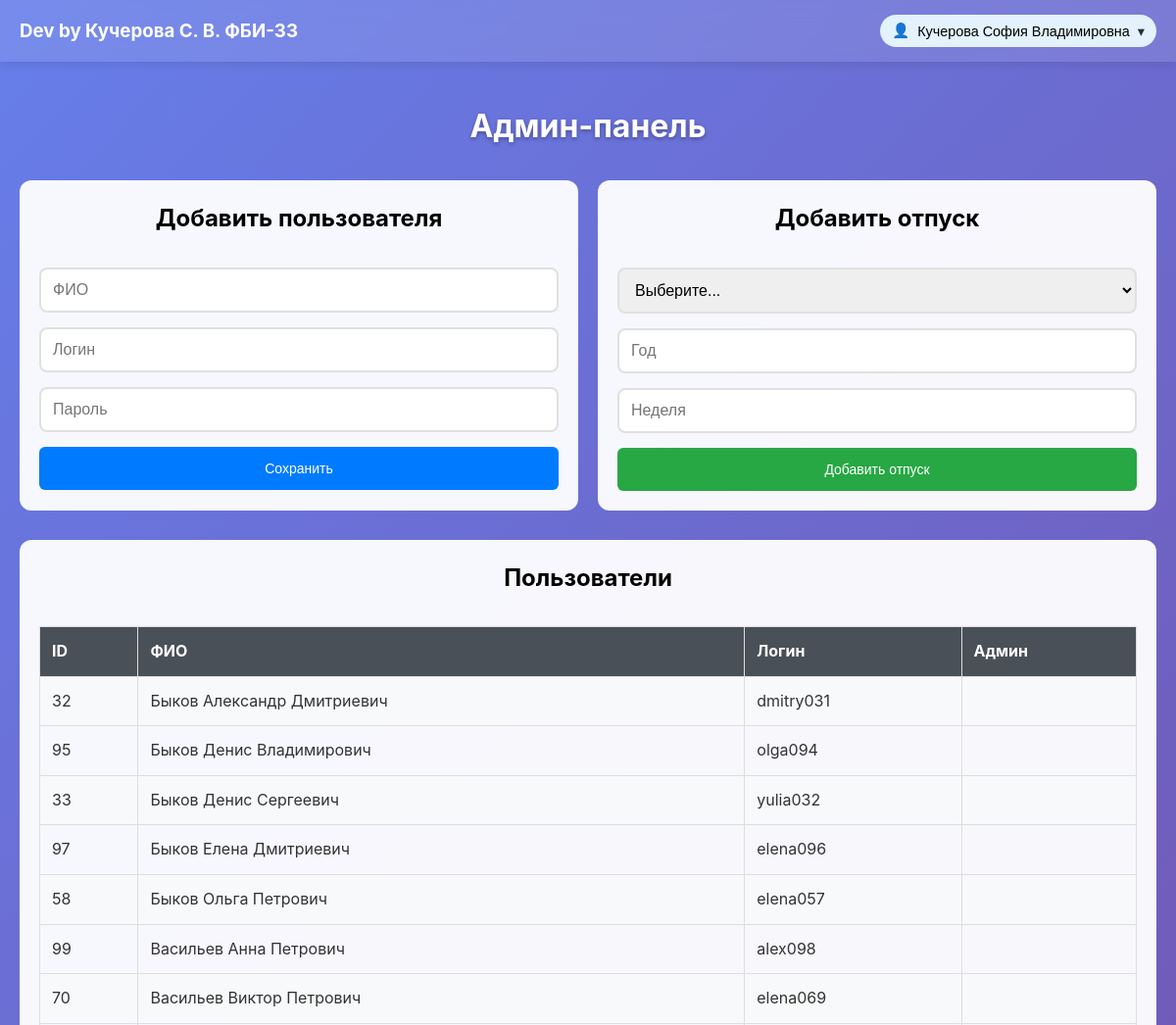
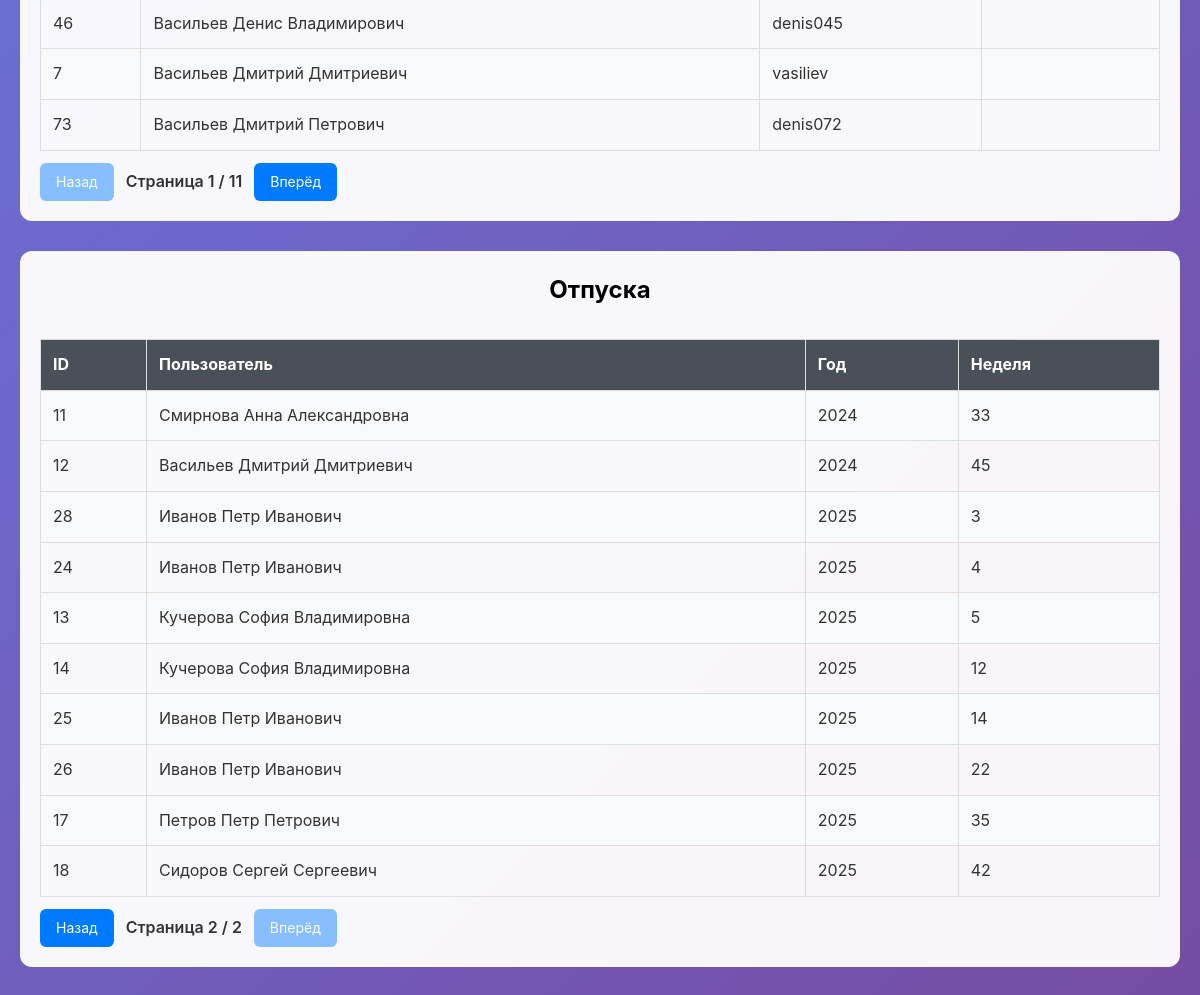
The page /admin?u_page=1&v_page=2 (signed in) on the database its author committed (2 pictures, top to bottom).
### tables this page shows
CREATE TABLE users (
    id INTEGER PRIMARY KEY AUTOINCREMENT,
    full_name TEXT NOT NULL,
    login TEXT UNIQUE NOT NULL,
    password_hash TEXT NOT NULL,
    is_admin INTEGER DEFAULT 0
);

CREATE TABLE vacations (
    id INTEGER PRIMARY KEY AUTOINCREMENT,
    user_id INTEGER,
    year INTEGER NOT NULL,
    week_num INTEGER NOT NULL CHECK (week_num BETWEEN 1 AND 52),
    FOREIGN KEY(user_id) REFERENCES users(id) ON DELETE CASCADE,
    UNIQUE(year, week_num)
);

### app.py (the view, shortened to what this page needs)
@app.route('/admin', methods=['GET', 'POST'])
def admin_dashboard():
    if not session.get('is_admin'):
        flash('Доступ только для администратора')
        return redirect(url_for('index'))
    USERS_PER_PAGE = 10
    VACS_PER_PAGE = 10
    try:
        u_page = int(request.args.get('u_page', 1))
    except ValueError:
        u_page = 1
    try:
        v_page = int(request.args.get('v_page', 1))
    except ValueError:
        v_page = 1
    u_page = max(u_page, 1)
    v_page = max(v_page, 1)
    u_offset = (u_page - 1) * USERS_PER_PAGE
    v_offset = (v_page - 1) * VACS_PER_PAGE
    form_user = AdminUserForm()
    form_vacation = AdminVacationForm()
    with get_db() as conn:
        total_users = conn.execute('SELECT COUNT(*) AS cnt FROM users').fetchone()['cnt']
        total_vacs = conn.execute('SELECT COUNT(*) AS cnt FROM vacations').fetchone()['cnt']
        users = conn.execute(
            'SELECT * FROM users ORDER BY full_name LIMIT ? OFFSET ?',
            (USERS_PER_PAGE, u_offset)
        ).fetchall()
        vacations = conn.execute('''
            SELECT v.*, u.full_name
            FROM vacations v
            JOIN users u ON v.user_id = u.id
            ORDER BY v.year, v.week_num
            LIMIT ? OFFSET ?
        ''', (VACS_PER_PAGE, v_offset)).fetchall()
        all_users = conn.execute('SELECT id, full_name FROM users ORDER BY full_name').fetchall()
        form_vacation.user_id.choices = [('0', 'Выберите...')] + [(str(u['id']), u['full_name']) for u in all_users]
    u_pages = max(1, (total_users + USERS_PER_PAGE - 1) // USERS_PER_PAGE)
    v_pages = max(1, (total_vacs + VACS_PER_PAGE - 1) // VACS_PER_PAGE)
    if u_page > u_pages:
        u_page = u_pages
    if v_page > v_pages:
        v_page = v_pages
    return render_template(
        'dashboard.html',
        users=users,
        vacations=vacations,
        form_user=form_user,
        form_vacation=form_vacation,
        u_page=u_page, u_pages=u_pages,
        v_page=v_page, v_pages=v_pages
    )

### app.py
class AdminUserForm(FlaskForm):
    full_name = StringField('ФИО', [DataRequired()])
    login = StringField('Логин', [DataRequired(), Regexp(LOGIN_RE)])
    password = PasswordField('Пароль', [DataRequired(), Length(min=6), Regexp(LOGIN_RE)])
    submit = SubmitField('Сохранить')

class AdminVacationForm(FlaskForm):
    user_id = SelectField('Пользователь', [DataRequired()])
    year = IntegerField('Год', [DataRequired(), NumberRange(min=2000, max=2100)])
    week_num = IntegerField('Неделя', [DataRequired(), NumberRange(min=1, max=52)])
    submit = SubmitField('Добавить отпуск')

### app.py (called while the page is built)
@contextmanager
def get_db():
    conn = sqlite3.connect('vacations.db')
    conn.row_factory = sqlite3.Row
    try:
        yield conn
        conn.commit()
    except Exception:
        conn.rollback()
        raise
    finally:
        conn.close()

### templates/dashboard.html (shortened to what this page needs)
{% extends "base.html" %}
{% block content %}
<div class="admin-container">
    <h1>Админ-панель</h1>
    <div class="group-container">
        <div class="admin-section">
            <h2 class="form-h2">Добавить пользователя</h2>
            <form method="POST" class="form admin-form">
                <div class="form-row">
                    {{ form_user.full_name(class="form-input", placeholder="ФИО") }}
                    {{ form_user.login(class="form-input", placeholder="Логин") }}
                    {{ form_user.password(class="form-input", placeholder="Пароль") }}
                </div>
                {{ form_user.submit(class="btn btn-submit btn-primary") }}
            </form>
        </div>
        <div class="admin-section">
            <h2 class="form-h2">Добавить отпуск</h2>
            <form method="POST" class=" form admin-form">
                <div class="form-row">
                    {{ form_vacation.user_id(class="form-input") }}
                    {{ form_vacation.year(class="form-input", placeholder="Год") }}
                    {{ form_vacation.week_num(class="form-input", placeholder="Неделя") }}
                </div>
                {{ form_vacation.submit(class="btn btn-submit btn-success") }}
            </form>
        </div>
    </div>
    <div class="admin-section">
        <h2 class="form-h2">Пользователи</h2>
        <table class="admin-table" id="usersTable">
            <tr><th>ID</th><th>ФИО</th><th>Логин</th><th>Админ</th></tr>
            {% for user in users %}
            <tr class="js-user-row"
                data-id="{{ user.id }}"
                data-full_name="{{ user.full_name }}"
                data-login="{{ user.login }}"
                data-is_admin="{{ 1 if user.is_admin else 0 }}">
                <td class="clickable-td">{{ user.id }}</td>
                <td class="clickable-td" data-field="full_name">{{ user.full_name }}</td>
                <td class="clickable-td" data-field="login">{{ user.login }}</td>
                <td class="clickable-td" data-field="is_admin">
                </td>
            </tr>
            {% endfor %}
        </table>
        <div class="pager">
            <a class="btn btn-primary {% if u_page <= 1 %}btn-disabled{% endif %}"
               href="{{ url_for('admin_dashboard', u_page=u_page-1, v_page=v_page) }}">Назад</a>
            <span class="pager-info">Страница {{ u_page }} / {{ u_pages }}</span>
            <a class="btn btn-primary {% if u_page >= u_pages %}btn-disabled{% endif %}"
               href="{{ url_for('admin_dashboard', u_page=u_page+1, v_page=v_page) }}">Вперёд</a>
        </div>
    </div>
    <div class="admin-section">
        <h2 class="form-h2">Отпуска</h2>
        <table class="admin-table" id="vacationsTable">
            <tr><th>ID</th><th>Пользователь</th><th>Год</th><th>Неделя</th></tr>
            {% for vac in vacations %}
            <tr class="js-vac-row"
                data-id="{{ vac.id }}"
                data-user_id="{{ vac.user_id }}"
                data-year="{{ vac.year }}"
                data-week_num="{{ vac.week_num }}">
                <td class="clickable-td">{{ vac.id }}</td>
                <td class="clickable-td" data-field="user_id">{{ vac.full_name }}</td>
                <td class="clickable-td" data-field="year">{{ vac.year }}</td>
                <td class="clickable-td" data-field="week_num">{{ vac.week_num }}</td>
            </tr>
            {% endfor %}
        </table>
        <div class="pager">
            <a class="btn btn-primary {% if v_page <= 1 %}btn-disabled{% endif %}"
               href="{{ url_for('admin_dashboard', u_page=u_page, v_page=v_page-1) }}">Назад</a>
            <span class="pager-info">Страница {{ v_page }} / {{ v_pages }}</span>
            <a class="btn btn-primary {% if v_page >= v_pages %}btn-disabled{% endif %}"
               href="{{ url_for('admin_dashboard', u_page=u_page, v_page=v_page+1) }}">Вперёд</a>
        </div>
    </div>
</div>
{% endblock %}

### templates/base.html (shortened to what this page needs)
<!DOCTYPE html>
<html lang="ru">
<head>
    <link rel="stylesheet" href="{{ url_for('static', filename='style.css') }}">
</head>
<body>
    <div class="header">
        <h3 class="name-creator">Dev by Кучерова С. В. ФБИ-33</h3>
        {% if session.user_id %}
        <div class="user-menu" id="userMenu">
            <button class="user-menu-btn" id="userMenuBtn" type="button" aria-expanded="false">
                <span class="user-icon" aria-hidden="true">👤</span>
                <span class="user-name">{{ session.full_name }}</span>
                <span class="user-caret" aria-hidden="true">▾</span>
            </button>
        </div>
        {% endif %}
    </div>
    {% block content %}{% endblock %}
</body>
</html>

### static/style.css (style rules this page uses)
* { margin: 0; padding: 0; box-sizing: border-box; }
body { font-family: -apple-system, BlinkMacSystemFont, 'Segoe UI', Roboto, sans-serif; line-height: 1.6; color: #333; background: linear-gradient(135deg, #667eea 0%, #764ba2 100%); min-height: 100vh; }
.header { position: sticky; top: 0; background: rgba(255, 255, 255, 0.11); backdrop-filter: blur(10px); padding: 15px 20px; box-shadow: 0 2px 10px rgba(0,0,0,0.1); display: flex; justify-content: space-between; align-items: center; gap: 15px; z-index: 100; }
.name-creator { color: #fff; }
.btn, .btn-logout { padding: 8px 16px; border: none; border-radius: 6px; text-decoration: none; cursor: pointer; font-size: 14px; transition: all 0.2s; }
.btn-submit { padding: 14px 16px; }
.btn-primary { background: #007bff; color: white; }
.btn-success { background: #28a745; color: white; }
.group-container { display: flex; justify-content: center; gap: 20px; }
.form { display: flex; flex-direction: column; }
.form-h2 { color: #000000; text-shadow: none; }
.form-input { width: 100%; padding: 12px; border: 2px solid #e0e0e0; border-radius: 8px; font-size: 16px; transition: border-color 0.2s; }
h1, h2 { text-align: center; margin-bottom: 30px; color: white; text-shadow: 0 2px 4px rgba(0,0,0,0.3); }
.admin-container { max-width: 1200px; margin: 20px auto; padding: 20px; }
.admin-section { width: 100%; background: rgba(255,255,255,0.95); margin-bottom: 30px; padding: 20px; border-radius: 12px; }
.admin-form .form-row { display: flex; flex-direction: column; gap: 15px; margin-bottom: 15px; }
.admin-form .form-row .form-input { flex: 1; }
.admin-table { width: 100%; border-collapse: collapse; margin-top: 15px; }
.admin-table th, .admin-table td { padding: 12px; border: 1px solid #ddd; text-align: left; }
.admin-table th { background: #495057; color: white; }
.admin-table tr:nth-child(even) { background: #f8f9fa; }
.clickable-td[data-field] { cursor: pointer; }
.pager { margin-top: 12px; display: flex; gap: 12px; align-items: center; }
.pager-info { color: #333; font-weight: 600; }
.btn-disabled { pointer-events: none; opacity: 0.45; }
.user-menu { position: relative; }
.user-menu-btn { background: #e3f2fd; border: none; padding: 8px 12px; border-radius: 20px; cursor: pointer; display: flex; align-items: center; gap: 8px; font-size: 0.9em; font-weight: 500; }
.user-caret { opacity: 0.8; }

### rows shown on the page
users: full_name "Кучерова София Владимировна"
users: id "32", full_name "Быков Александр Дмитриевич", login "dmitry031"
users: id "95", full_name "Быков Денис Владимирович", login "olga094"
users: id "33", full_name "Быков Денис Сергеевич", login "yulia032"
users: id "97", full_name "Быков Елена Дмитриевич", login "elena096"
users: id "58", full_name "Быков Ольга Петрович", login "elena057"
users: id "99", full_name "Васильев Анна Петрович", login "alex098"
users: id "70", full_name "Васильев Виктор Петрович", login "elena069"
users: id "46", full_name "Васильев Денис Владимирович", login "denis045"
users: id "7", full_name "Васильев Дмитрий Дмитриевич", login "vasiliev"
users: id "73", full_name "Васильев Дмитрий Петрович", login "denis072"
vacations: id "11", full_name "Смирнова Анна Александровна", year "2024", week_num "33"
vacations: id "12", full_name "Васильев Дмитрий Дмитриевич", year "2024", week_num "45"
vacations: id "28", full_name "Иванов Петр Иванович", year "2025", week_num "3"
vacations: id "24", full_name "Иванов Петр Иванович", year "2025", week_num "4"
vacations: id "13", full_name "Кучерова София Владимировна", year "2025", week_num "5"
vacations: id "14", full_name "Кучерова София Владимировна", year "2025", week_num "12"
vacations: id "25", full_name "Иванов Петр Иванович", year "2025", week_num "14"
vacations: id "26", full_name "Иванов Петр Иванович", year "2025", week_num "22"
vacations: id "17", full_name "Петров Петр Петрович", year "2025", week_num "35"
vacations: id "18", full_name "Сидоров Сергей Сергеевич", year "2025", week_num "42"

### other values the page prints
{{ u_page }} "1"
{{ u_pages }} "11"
{{ v_page }} "2"
{{ v_pages }} "2"
